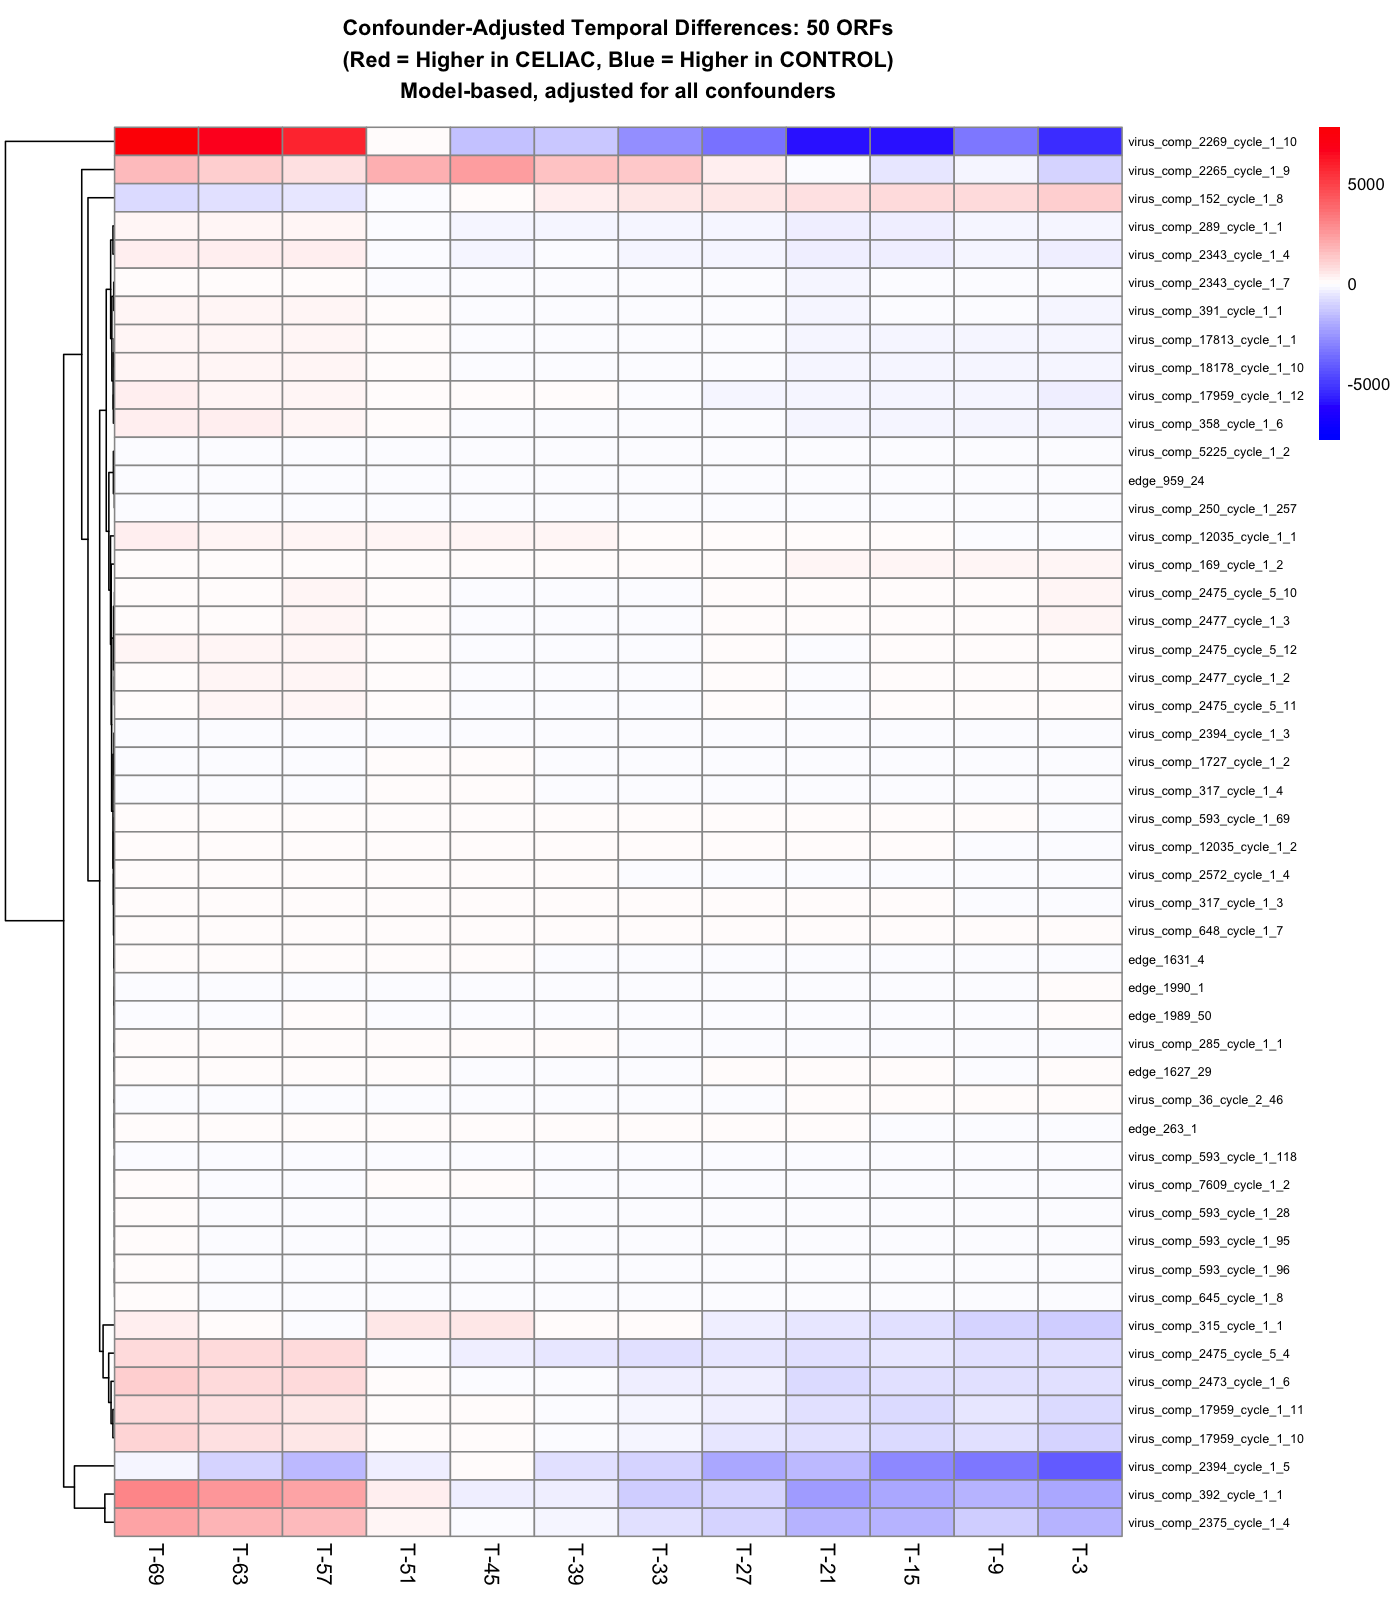

Recreate this plot in R.
#!/usr/bin/env Rscript
# Confounder-Adjusted Temporal Heatmap Analysis
# Shows model-based, confounder-adjusted abundance differences across time
# Author: Generated by Claude
# Date: 2025-07-18

library(dplyr)
library(ggplot2)
library(pheatmap)
library(RColorBrewer)
library(limma)

# Set working directory
setwd("/Users/leranwang/Handley Lab Dropbox/16S/Celiac/Phage/phage_detection_pipeline_new_assembly/Orf/data/total/compositonal_analysis")

cat("=== CONFOUNDER-ADJUSTED TEMPORAL HEATMAP ANALYSIS ===\n")
cat("Starting analysis at:", format(Sys.time()), "\n\n")

# ============================================================================
# PART 1: LOAD DATA
# ============================================================================

cat("1. Loading data...\n")

# Load your limma DA results
limma_da_results <- read.csv("/Users/leranwang/Handley Lab Dropbox/16S/Celiac/Phage/phage_detection_pipeline_new_assembly/Orf/data/total/total_limma_results.csv", row.names = 1)

# Load diversity data for metadata
diversity_data <- read.csv("diversity_data_full.csv")

# Load original ORF abundance data
orf_data <- read.csv("/Users/leranwang/Handley Lab Dropbox/16S/Celiac/Phage/phage_detection_pipeline_new_assembly/Orf/data/total/orf.abundance.table_0.75_prevFiltered_temporal_cleaned_noX.csv", row.names = 1)

# Clean ORF sample names
orf_samples <- colnames(orf_data)
orf_samples_clean <- gsub("^X", "", orf_samples)
colnames(orf_data) <- orf_samples_clean

cat("Data loaded:\n")
cat("  Limma results:", nrow(limma_da_results), "ORFs\n")
cat("  Diversity data:", nrow(diversity_data), "samples\n")
cat("  ORF abundance data:", nrow(orf_data), "ORFs,", ncol(orf_data), "samples\n")

# ============================================================================
# PART 2: PREPARE SIGNIFICANT ORFS AND MATCHED DATA
# ============================================================================

cat("\n2. Preparing significant ORFs and matched data...\n")

# Get significant ORFs (top 50 for computational efficiency)
limma_da_results$significant <- limma_da_results$adj.P.Val < 0.05
sig_orfs <- limma_da_results[limma_da_results$significant, ]
top_n <- min(50, nrow(sig_orfs))  # Use top 50 for efficiency
top_sig_orfs <- sig_orfs[order(sig_orfs$adj.P.Val), ][1:top_n, ]

cat("Using top", nrow(top_sig_orfs), "most significant ORFs for analysis\n")

# Get samples that match ORF data
common_samples <- intersect(orf_samples_clean, diversity_data$sample_id)
diversity_matched <- diversity_data[diversity_data$sample_id %in% common_samples, ]
orf_data_matched <- orf_data[, common_samples]

cat("Matched samples:", length(common_samples), "\n")

# ============================================================================
# PART 3: FIT LIMMA MODELS FOR EACH ORF AND EXTRACT FITTED VALUES
# ============================================================================

cat("\n3. Fitting limma models for each ORF...\n")

# Function to fit limma model for a single ORF and extract fitted values
fit_orf_temporal_model <- function(orf_id, abundance_data, metadata) {
  
  # Get abundance for this ORF
  orf_abundances <- abundance_data[orf_id, ]
  
  # Create data frame for analysis
  model_data <- data.frame(
    sample_id = names(orf_abundances),
    abundance = as.numeric(orf_abundances),
    stringsAsFactors = FALSE
  )
  
  # Merge with metadata
  model_data <- merge(model_data, metadata, by = "sample_id")
  
  # Remove samples with missing data
  model_data <- model_data[complete.cases(model_data[, c("abundance", "Dx.Status", "onset_timeline_numeric", 
                                                         "Country", "Sex", "Age.at.Gluten.Introduction..months.", 
                                                         "HLA.Category", "feeding_first_year", "Delivery.Mode")]), ]
  
  if(nrow(model_data) < 20) {
    return(NULL)  # Skip ORFs with insufficient data
  }
  
  # Fit the same model as your limma analysis
  # abundance ~ Dx.Status * onset_timeline_numeric + confounders
  tryCatch({
    model <- lm(abundance ~ Dx.Status * onset_timeline_numeric + 
                  Country + Sex + Age.at.Gluten.Introduction..months. + 
                  HLA.Category + feeding_first_year + Delivery.Mode, 
                data = model_data)
    
    # Extract fitted values and original data
    model_data$fitted_abundance <- fitted(model)
    
    return(model_data)
    
  }, error = function(e) {
    cat("Error fitting model for", orf_id, ":", e$message, "\n")
    return(NULL)
  })
}

# Fit models for all top significant ORFs
orf_model_results <- list()
orf_ids_to_analyze <- intersect(rownames(top_sig_orfs), rownames(orf_data_matched))

cat("Fitting models for", length(orf_ids_to_analyze), "ORFs...\n")

for(orf_id in orf_ids_to_analyze) {
  result <- fit_orf_temporal_model(orf_id, orf_data_matched, diversity_matched)
  if(!is.null(result)) {
    orf_model_results[[orf_id]] <- result
  }
  
  if(length(orf_model_results) %% 10 == 0) {
    cat("Processed", length(orf_model_results), "ORFs\n")
  }
}

cat("Successfully fitted models for", length(orf_model_results), "ORFs\n")

# ============================================================================
# PART 4: CREATE TIME BINS AND CALCULATE CONFOUNDER-ADJUSTED DIFFERENCES
# ============================================================================

cat("\n4. Calculating confounder-adjusted temporal differences...\n")

# Define time bins (same as before)
time_bins <- seq(-69, -3, by = 6)
cat("Time bins:", paste(time_bins, collapse = ", "), "\n")

# Function to calculate model-adjusted differences at each time point
calculate_adjusted_temporal_differences <- function(model_results, time_bins) {
  
  # Create matrix for results
  heatmap_matrix <- matrix(NA, 
                          nrow = length(model_results), 
                          ncol = length(time_bins),
                          dimnames = list(names(model_results), 
                                         paste0("T", time_bins)))
  
  for(i in 1:length(model_results)) {
    orf_id <- names(model_results)[i]
    orf_data <- model_results[[orf_id]]
    
    # Create time bins for this ORF
    orf_data$time_bin <- cut(orf_data$onset_timeline_numeric, 
                            breaks = c(-Inf, time_bins + 3, Inf), 
                            labels = c(time_bins, "late"),
                            include.lowest = TRUE)
    
    for(j in 1:length(time_bins)) {
      time_label <- as.character(time_bins[j])
      
      # Get fitted abundances (confounder-adjusted) for this time bin
      time_data <- orf_data[orf_data$time_bin == time_label & !is.na(orf_data$time_bin), ]
      
      if(nrow(time_data) > 0) {
        # Calculate mean fitted abundances by group (these are confounder-adjusted)
        group_means <- time_data %>%
          group_by(Dx.Status) %>%
          summarise(
            mean_fitted_abundance = mean(fitted_abundance, na.rm = TRUE),
            n_samples = n(),
            .groups = "drop"
          ) %>%
          filter(n_samples >= 2)  # Require at least 2 samples per group
        
        # Calculate difference: CELIAC - CONTROL (in fitted, confounder-adjusted space)
        if(nrow(group_means) == 2) {
          celiac_fitted <- group_means$mean_fitted_abundance[group_means$Dx.Status == "CELIAC"]
          control_fitted <- group_means$mean_fitted_abundance[group_means$Dx.Status == "CONTROL"]
          
          if(length(celiac_fitted) > 0 && length(control_fitted) > 0) {
            # Difference in confounder-adjusted abundances
            # Positive = higher in CELIAC, negative = higher in CONTROL
            heatmap_matrix[i, j] <- celiac_fitted - control_fitted
          }
        }
      }
    }
  }
  
  return(heatmap_matrix)
}

# Calculate the confounder-adjusted temporal differences
adjusted_diff_matrix <- calculate_adjusted_temporal_differences(orf_model_results, time_bins)

cat("Confounder-adjusted difference matrix dimensions:", dim(adjusted_diff_matrix), "\n")

# Remove rows with all NA values
valid_rows <- rowSums(!is.na(adjusted_diff_matrix)) >= 3  # Require at least 3 time points
adjusted_diff_clean <- adjusted_diff_matrix[valid_rows, , drop = FALSE]

cat("Matrix after removing sparse rows:", dim(adjusted_diff_clean), "\n")

# ============================================================================
# PART 5: GENERATE CONFOUNDER-ADJUSTED TEMPORAL HEATMAP
# ============================================================================

cat("\n5. Generating confounder-adjusted temporal heatmap...\n")

if(nrow(adjusted_diff_clean) > 0) {
  
  # Replace remaining NA values with 0 for visualization
  adjusted_diff_viz <- adjusted_diff_clean
  adjusted_diff_viz[is.na(adjusted_diff_viz)] <- 0
  
  # Create heatmap
  png("confounder_adjusted_temporal_heatmap.png", width = 1400, height = 1600, res = 150)
  
  # Color palette: Red = higher in CELIAC, Blue = higher in CONTROL
  color_palette <- colorRampPalette(c("blue", "white", "red"))(100)
  
  # Calculate symmetric breaks around zero
  max_abs_val <- max(abs(adjusted_diff_viz), na.rm = TRUE)
  breaks <- seq(-max_abs_val, max_abs_val, length.out = 101)
  
  pheatmap(
    adjusted_diff_viz,
    cluster_rows = TRUE,
    cluster_cols = FALSE,
    scale = "none",
    color = color_palette,
    main = paste("Confounder-Adjusted Temporal Differences:", nrow(adjusted_diff_viz), "ORFs\n(Red = Higher in CELIAC, Blue = Higher in CONTROL)\nModel-based, adjusted for all confounders"),
    fontsize = 8,
    fontsize_row = 6,
    fontsize_col = 10,
    show_rownames = TRUE,
    breaks = breaks
  )
  
  dev.off()
  
  cat("Generated confounder-adjusted temporal heatmap\n")
  
} else {
  cat("No valid data for heatmap generation\n")
}

# ============================================================================
# PART 6: VALIDATION AGAINST LIMMA RESULTS
# ============================================================================

cat("\n6. Validating against limma results...\n")

# For each ORF, calculate the overall temporal trend (slope of differences over time)
# This should correlate with the limma logFC results

validation_results <- data.frame(
  orf_id = character(),
  temporal_slope = numeric(),
  limma_logfc = numeric(),
  limma_pvalue = numeric(),
  limma_adj_pvalue = numeric(),
  stringsAsFactors = FALSE
)

for(orf_id in rownames(adjusted_diff_clean)) {
  if(orf_id %in% rownames(limma_da_results)) {
    
    # Get temporal differences for this ORF
    orf_diffs <- adjusted_diff_clean[orf_id, ]
    valid_diffs <- orf_diffs[!is.na(orf_diffs)]
    valid_times <- as.numeric(gsub("T", "", names(valid_diffs)))
    
    if(length(valid_diffs) >= 3) {
      # Fit linear trend to the temporal differences
      temporal_model <- lm(valid_diffs ~ valid_times)
      temporal_slope <- coef(temporal_model)[2]
      
      # Get limma results for this ORF
      limma_logfc <- limma_da_results[orf_id, "logFC"]
      limma_pvalue <- limma_da_results[orf_id, "P.Value"]
      limma_adj_pvalue <- limma_da_results[orf_id, "adj.P.Val"]
      
      validation_results <- rbind(validation_results, data.frame(
        orf_id = orf_id,
        temporal_slope = temporal_slope,
        limma_logfc = limma_logfc,
        limma_pvalue = limma_pvalue,
        limma_adj_pvalue = limma_adj_pvalue,
        stringsAsFactors = FALSE
      ))
    }
  }
}

# Calculate correlation between temporal slopes and limma logFC
if(nrow(validation_results) > 0) {
  correlation <- cor(validation_results$temporal_slope, validation_results$limma_logfc, use = "complete.obs")
  cat("Correlation between temporal slopes and limma logFC:", round(correlation, 3), "\n")
  
  # Create validation plot
  png("temporal_vs_limma_validation.png", width = 1000, height = 800, res = 150)
  
  plot(validation_results$limma_logfc, validation_results$temporal_slope,
       xlab = "Limma LogFC (CONTROL vs CELIAC)",
       ylab = "Temporal Slope (Confounder-adjusted)",
       main = paste("Validation: Temporal Slopes vs Limma Results\nCorrelation =", round(correlation, 3)),
       pch = 16, col = "blue", alpha = 0.6)
  
  # Add correlation line
  abline(lm(validation_results$temporal_slope ~ validation_results$limma_logfc), col = "red", lwd = 2)
  
  # Add text with correlation
  text(x = min(validation_results$limma_logfc), y = max(validation_results$temporal_slope),
       labels = paste("r =", round(correlation, 3)), col = "red", cex = 1.2)
  
  dev.off()
  
  cat("Generated validation plot\n")
}

# ============================================================================
# PART 7: SAVE RESULTS
# ============================================================================

cat("\n7. Saving results...\n")

# Save the adjusted difference matrix
write.csv(adjusted_diff_clean, "confounder_adjusted_temporal_matrix.csv")

# Save validation results
if(nrow(validation_results) > 0) {
  write.csv(validation_results, "temporal_limma_validation.csv", row.names = FALSE)
}

# Save summary statistics
if(nrow(adjusted_diff_clean) > 0) {
  summary_stats <- data.frame(
    metric = c("total_orfs_analyzed", "orfs_with_valid_temporal_data", 
               "mean_temporal_difference", "max_temporal_difference", "min_temporal_difference"),
    value = c(length(orf_model_results), nrow(adjusted_diff_clean),
              mean(adjusted_diff_clean, na.rm = TRUE), 
              max(adjusted_diff_clean, na.rm = TRUE), 
              min(adjusted_diff_clean, na.rm = TRUE))
  )
  
  write.csv(summary_stats, "confounder_adjusted_summary_stats.csv", row.names = FALSE)
}

cat("\nConfounder-adjusted temporal analysis completed successfully!\n")
cat("Generated files:\n")
cat("- confounder_adjusted_temporal_heatmap.png: Model-based temporal differences\n")
cat("- temporal_vs_limma_validation.png: Validation against limma results\n")
cat("- confounder_adjusted_temporal_matrix.csv: Data matrix\n")
cat("- temporal_limma_validation.csv: Validation correlation results\n")
cat("- confounder_adjusted_summary_stats.csv: Summary statistics\n")

cat("\nAnalysis completed at:", format(Sys.time()), "\n")